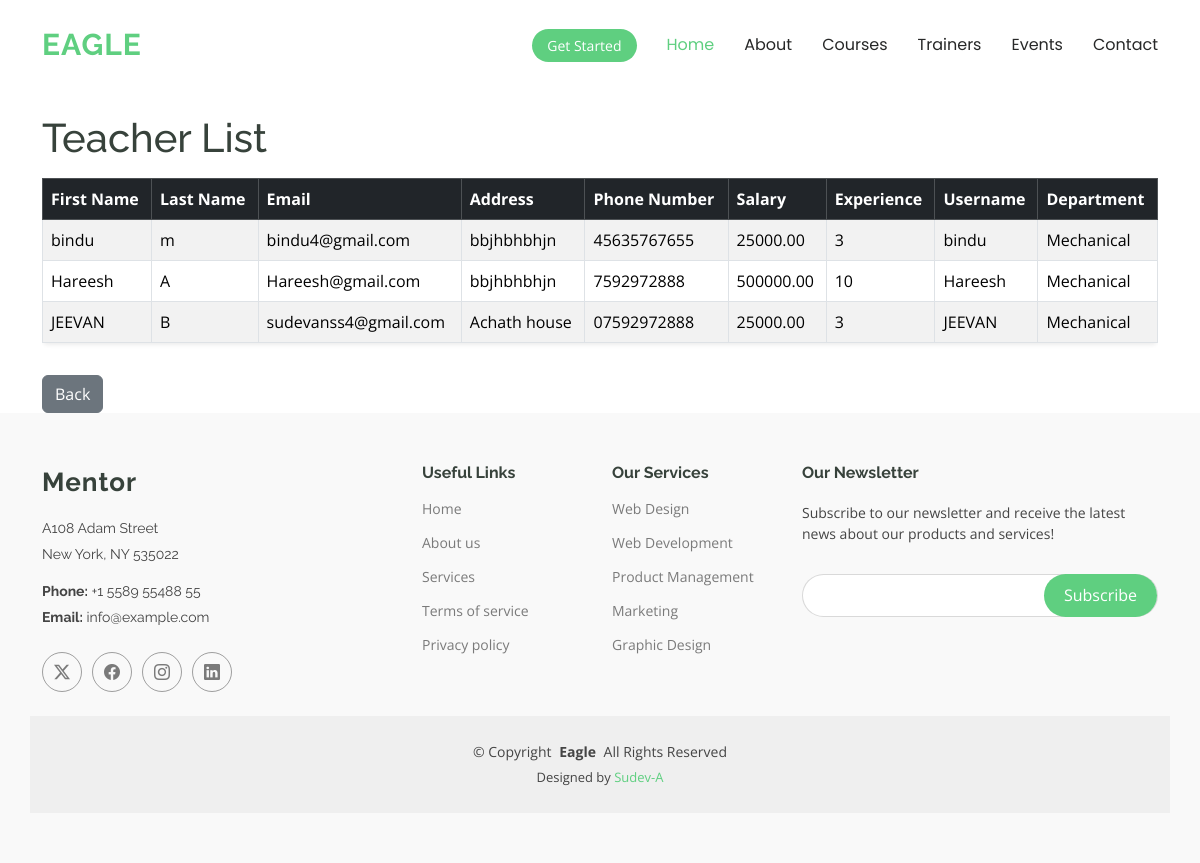
/view_teachers/, run on the app's committed database.
### myapp/models.py (models this page shows, shortened)
class Teacher(models.Model):
    teacher_id = models.OneToOneField(User, on_delete=models.CASCADE, related_name="teacher_profile")
    salary = models.DecimalField(max_digits=10, decimal_places=2, null=True, blank=True)
    experience = models.PositiveIntegerField(null=True, blank=True)

class User(AbstractUser):
    USERTYPE_CHOICES = (
        ("Student", "Student"),
        ("Teacher", "Teacher"),
    )
    usertype = models.CharField(max_length=50, choices=USERTYPE_CHOICES)
    address = models.CharField(max_length=255, null=True, blank=True)
    phone_number = models.CharField(max_length=15, null=True, blank=True)
    department = models.ForeignKey(Department, on_delete=models.SET_NULL, null=True, blank=True)
    picture = models.ImageField(upload_to="profiles/", null=True, blank=True)

class Department(models.Model):
    department = models.CharField(max_length=100, unique=True)
    def __str__(self):
        return self.department

### myapp/views.py (the view)
# urls.py: path('view_teachers/', views.view_teachers, name='view_teachers'),
def view_teachers(request):
    teacher = Teacher.objects.select_related('teacher_id', 'teacher_id__department').all().order_by("teacher_id__department")
    return render(request, 'view_teachers.html', {'teachers': teacher})

### myapp/templates/view_teachers.html (shortened to what this page needs)
{% load static %}
<!DOCTYPE html>
<html lang="en">
<head>
  <link href="{% static 'assets/vendor/bootstrap/css/bootstrap.min.css' %}" rel="stylesheet">
  <link href="{% static 'assets/vendor/bootstrap-icons/bootstrap-icons.css' %}" rel="stylesheet">
  <link href="{% static 'assets/vendor/aos/aos.css' %}" rel="stylesheet">
  <link href="{% static 'assets/vendor/glightbox/css/glightbox.min.css' %}" rel="stylesheet">
  <link href="{% static 'assets/vendor/swiper/swiper-bundle.min.css' %}" rel="stylesheet">
  <link href="{% static 'assets/css/main.css' %}" rel="stylesheet">
</head>
<body class="index-page">
  <header id="header" class="header d-flex align-items-center sticky-top">
    <div class="container-fluid container-xl position-relative d-flex align-items-center">
      <a href="#" class="logo d-flex align-items-center me-auto">
        <h1 class="sitename">Eagle</h1>
      </a>
      <nav id="navmenu" class="navmenu">
        <ul>
          {% block content1 %}
          <li><a href="#" class="active">Home</a></li>
          <li><a href="#">About</a></li>
          <li><a href="#">Courses</a></li>
          <li><a href="#">Trainers</a></li>
          <li><a href="#">Events</a></li>
          <li><a href="#">Contact</a></li>
          {% endblock %}
        </ul>
      </nav>
      <a class="btn-getstarted" href="{% url 'login' %}">Get Started</a>
    </div>
  </header>
  <div class="container mt-4">
    <h1 class="mb-3">Teacher List</h1>
    <div class="table-responsive">
      <table class="table table-bordered table-striped table-hover align-middle shadow-sm rounded">
        <thead class="table-dark">
          <tr>
            <th>First Name</th>
            <th>Last Name</th>
            <th>Email</th>
            <th>Address</th>
            <th>Phone Number</th>
            <th>Salary</th>
            <th>Experience</th>
            <th>Username</th>
            <th>Department</th>
          </tr>
        </thead>
        <tbody>
          {% for t in teachers %}
          <tr>
            <td>{{ t.teacher_id.first_name }}</td>
            <td>{{ t.teacher_id.last_name }}</td>
            <td>{{ t.teacher_id.email }}</td>
            <td>{{ t.teacher_id.address }}</td>
            <td>{{ t.teacher_id.phone_number }}</td>
            <td>{{ t.salary }}</td>
            <td>{{ t.experience }}</td>
            <td>{{ t.teacher_id.username }}</td>
            <td>{{ t.teacher_id.department }}</td>
          </tr>
          {% empty %}
          <tr>
            <td colspan="9" class="text-center text-muted">No teachers found.</td>
          </tr>
          {% endfor %}
        </tbody>
      </table>
    </div>
    <a href="{% url 'admin_h' %}" class="btn btn-secondary mt-3">Back</a>
  </div>
  <footer id="footer" class="footer position-relative light-background">
    <div class="container footer-top">
      <div class="row gy-4">
        <div class="col-lg-4 col-md-6 footer-about">
          <a href="#" class="logo d-flex align-items-center">
            <span class="sitename">Mentor</span>
          </a>
          <div class="footer-contact pt-3">
            <p>A108 Adam Street</p>
            <p>New York, NY 535022</p>
            <p class="mt-3"><strong>Phone:</strong> <span>+1 5589 55488 55</span></p>
            <p><strong>Email:</strong> <span>info@example.com</span></p>
          </div>
          <div class="social-links d-flex mt-4">
            <a href=""><i class="bi bi-twitter-x"></i></a>
            <a href=""><i class="bi bi-facebook"></i></a>
            <a href=""><i class="bi bi-instagram"></i></a>
            <a href=""><i class="bi bi-linkedin"></i></a>
          </div>
        </div>
        <div class="col-lg-2 col-md-3 footer-links">
          <h4>Useful Links</h4>
          <ul>
            <li><a href="#">Home</a></li>
            <li><a href="#">About us</a></li>
            <li><a href="#">Services</a></li>
            <li><a href="#">Terms of service</a></li>
            <li><a href="#">Privacy policy</a></li>
          </ul>
        </div>
        <div class="col-lg-2 col-md-3 footer-links">
          <h4>Our Services</h4>
          <ul>
            <li><a href="#">Web Design</a></li>
            <li><a href="#">Web Development</a></li>
            <li><a href="#">Product Management</a></li>
            <li><a href="#">Marketing</a></li>
            <li><a href="#">Graphic Design</a></li>
          </ul>
        </div>
        <div class="col-lg-4 col-md-12 footer-newsletter">
          <h4>Our Newsletter</h4>
          <p>Subscribe to our newsletter and receive the latest news about our products and services!</p>
          <form action="forms/newsletter.php" method="post" class="php-email-form">
            <div class="newsletter-form"><input type="email" name="email"><input type="submit" value="Subscribe"></div>
          </form>
        </div>
      </div>
    </div>
    <div class="container copyright text-center mt-4">
      <p>© <span>Copyright</span> <strong class="px-1 sitename">Eagle</strong> <span>All Rights Reserved</span></p>
      <div class="credits">Designed by <a href="#">Sudev-A</a></div>
    </div>
  </footer>
</body>
</html>

### data on the page
Teacher: teacher_id.first_name "bindu", teacher_id.last_name "m", teacher_id.email "bindu4@gmail.com", teacher_id.address "bbjhbhbhjn", teacher_id.phone_number "45635767655", salary "25000.00", experience "3", teacher_id.username "bindu", teacher_id.department "Mechanical"
Teacher: teacher_id.first_name "Hareesh", teacher_id.last_name "A", teacher_id.email "Hareesh@gmail.com", teacher_id.address "bbjhbhbhjn", teacher_id.phone_number "7592972888", salary "500000.00", experience "10", teacher_id.username "Hareesh", teacher_id.department "Mechanical"
Teacher: teacher_id.first_name "JEEVAN", teacher_id.last_name "B", teacher_id.email "sudevanss4@gmail.com", teacher_id.address "Achath house", teacher_id.phone_number "07592972888", salary "25000.00", experience "3", teacher_id.username "JEEVAN", teacher_id.department "Mechanical"
